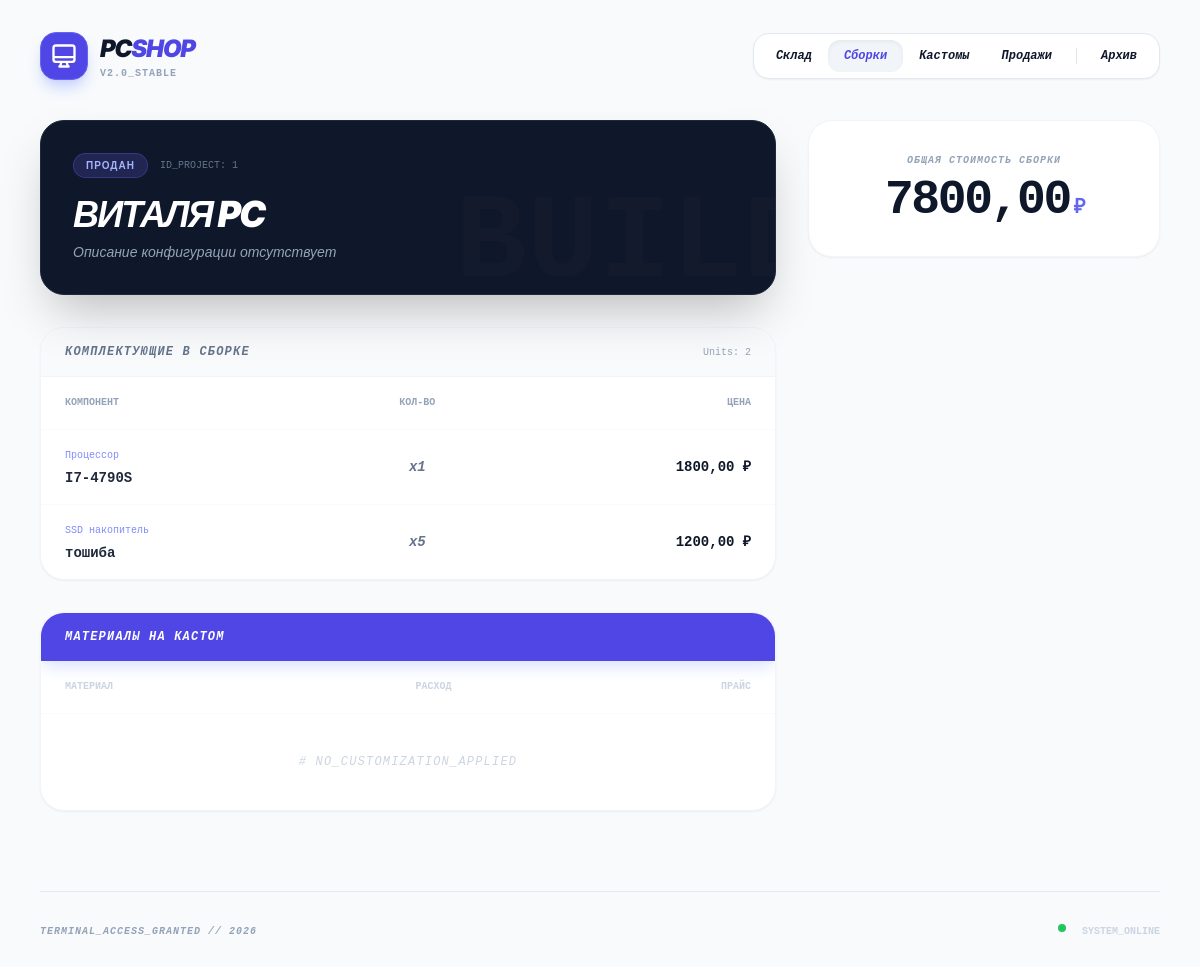
The page /builds/1/ on the database as committed earlier.
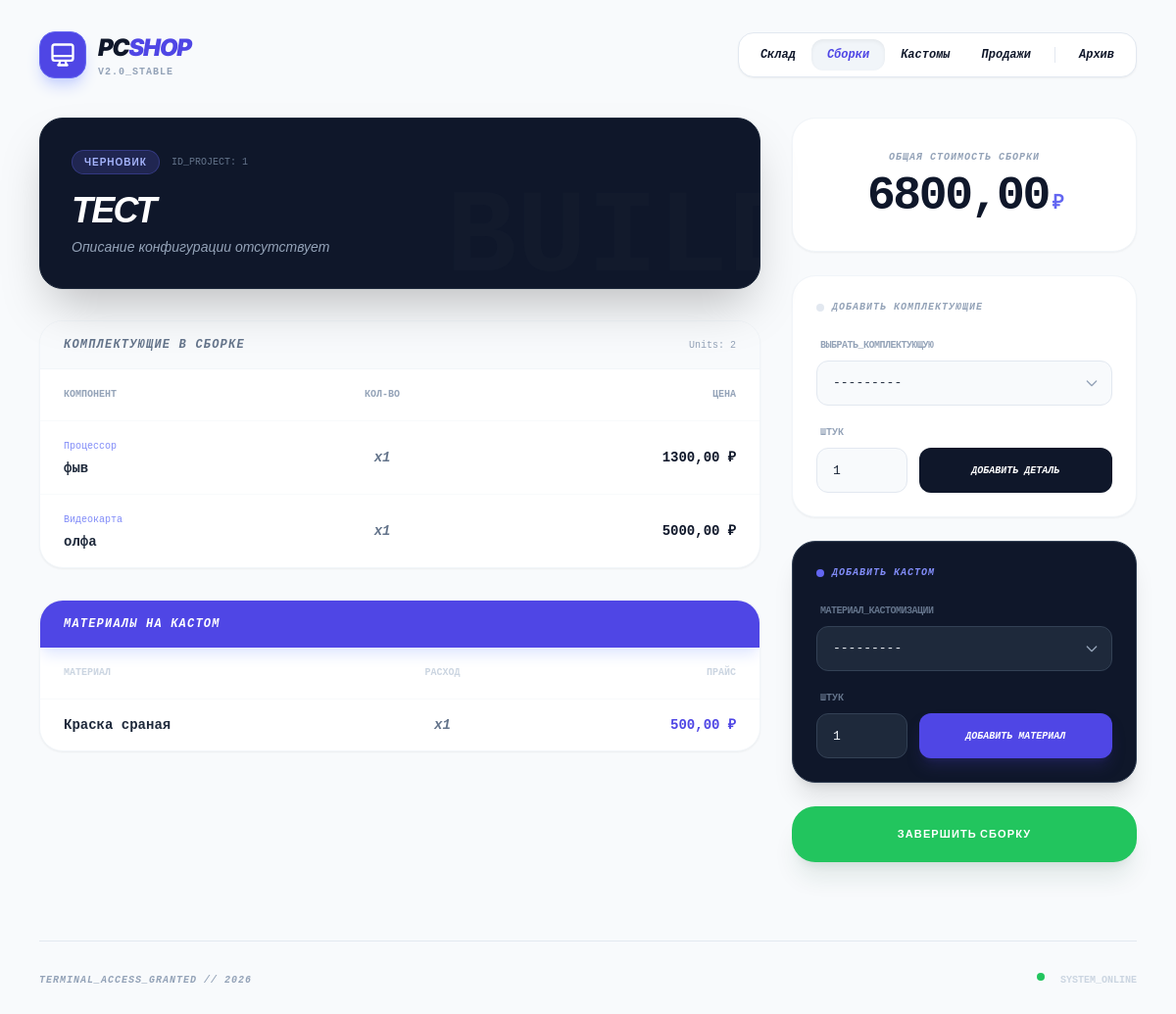
The same page on the database as committed later.
### tracker/models.py (models this page shows, shortened)
class Build(models.Model):
    title = models.CharField(max_length=200)
    description = models.TextField(blank=True, null=True)
    listing_url = models.URLField(blank=True, null=True)
    cover_image = models.ImageField(upload_to="builds/", blank=True, null=True)
    status = models.CharField(max_length=20, choices=BuildStatus.choices, default=BuildStatus.DRAFT)
    created_at = models.DateTimeField(auto_now_add=True)
    @property
    def cost(self):
        hardware_cost = sum(link.item.purchase_price * link.qty for link in self.build_items.all())
        custom_cost = sum(link.consumable.purchase_price * link.qty_used for link in self.custom_materials.all())
        return hardware_cost + custom_cost

class BuildItem(models.Model):
    build = models.ForeignKey(Build, on_delete=models.CASCADE, related_name="build_items")
    item = models.ForeignKey(InventoryItem, on_delete=models.CASCADE, related_name="build_links")
    qty = models.PositiveIntegerField(default=1)

class InventoryItem(models.Model):
    category = models.CharField(max_length=50, choices=Category.choices, default=Category.OTHER)
    name = models.CharField(max_length=200)
    purchase_price = models.DecimalField(max_digits=10, decimal_places=2)
    status = models.CharField(max_length=20, choices=ItemStatus.choices, default=ItemStatus.IN_STOCK)
    serial_number = models.CharField(max_length=100, blank=True, null=True)
    notes = models.TextField(blank=True, null=True)
    photo = models.ImageField(upload_to="items/", blank=True, null=True)
    created_at = models.DateTimeField(auto_now_add=True)

class BuildConsumable(models.Model):
    build = models.ForeignKey(Build, on_delete=models.CASCADE, related_name="custom_materials")
    consumable = models.ForeignKey(Consumable, on_delete=models.CASCADE)
    qty_used = models.PositiveIntegerField(default=1) # Сколько потратили на этот кастом

class Consumable(models.Model):
    name = models.CharField(max_length=200)
    purchase_price = models.DecimalField(max_digits=10, decimal_places=2) # Цена за единицу (банку/рулон)
    quantity = models.PositiveIntegerField(default=1) # Общий запас
    purchased_at = models.DateField(auto_now_add=True)
    notes = models.TextField(blank=True, null=True)

### tracker/views.py (the view, shortened to what this page needs)
# urls.py: path("builds/<int:pk>/", views.BuildDetailView.as_view(), name="build_detail"),
class BuildDetailView(DetailView):
    model = Build
    template_name = "tracker/build_detail.html"
    context_object_name = "build"
    def get_context_data(self, **kwargs):
        context = super().get_context_data(**kwargs)
        context["build_items"] = self.object.build_items.select_related("item")
        context["custom_materials"] = self.object.custom_materials.select_related("consumable")
        context["add_form"] = AddItemToBuildForm()
        context["custom_form"] = AddConsumableToBuildForm() # Форма для красок
        return context

### tracker/forms.py
class AddItemToBuildForm(forms.Form):
    item = forms.ModelChoiceField(
        queryset=InventoryItem.objects.filter(status="in_stock"),
        label="Выбор_юнита"
    )
    qty = forms.IntegerField(min_value=1, initial=1, label="QTY")

class AddConsumableToBuildForm(forms.Form):
    consumable = forms.ModelChoiceField(
        queryset=Consumable.objects.filter(quantity__gt=0),
        label="Материал"
    )
    qty_used = forms.IntegerField(min_value=1, initial=1, label="Кол-во")

### tracker/templates/tracker/build_detail.html (shortened to what the changed rows need)
{% extends 'base.html' %}
{% block content %}
<div class="grid grid-cols-1 lg:grid-cols-3 gap-8">
    <div class="lg:col-span-2 space-y-8">
        <div class="bg-slate-900 rounded-3xl p-8 text-white shadow-2xl relative overflow-hidden border border-slate-800">
            <div class="relative z-10">
                <div class="flex items-center gap-3 mb-4">
                    <span class="px-3 py-1 rounded-full bg-indigo-500/20 text-indigo-300 text-[10px] font-bold uppercase tracking-widest border border-indigo-500/30">
                        {{ build.get_status_display }}
                    </span>
                    <span class="text-slate-500 font-mono text-[10px]">ID_PROJECT: {{ build.id }}</span>
                </div>
                <h1 class="text-4xl font-black mb-2 tracking-tighter uppercase italic">{{ build.title }}</h1>
                <p class="text-slate-400 text-sm italic">{{ build.description|default:"Описание конфигурации отсутствует" }}</p>
            </div>
        </div>
        <div class="bg-white rounded-3xl border border-slate-100 shadow-sm overflow-hidden font-mono">
            <div class="px-6 py-4 bg-slate-50 border-b border-slate-100 flex justify-between items-center">
                <h2 class="text-xs font-bold uppercase tracking-widest italic text-slate-500">Комплектующие в сборке</h2>
            </div>
            <div class="overflow-x-auto">
                <table class="w-full text-sm">
                    <thead>
                        <tr class="text-left text-[10px] uppercase text-slate-400 border-b border-slate-50">
                            <th class="px-6 py-4 font-bold">Компонент</th>
                            <th class="px-6 py-4 text-center font-bold">Кол-во</th>
                            <th class="px-6 py-4 text-right font-bold">Цена</th>
                        </tr>
                    </thead>
                    <tbody class="divide-y divide-slate-50">
                        {% for bi in build_items %}
                        <tr class="hover:bg-slate-50 transition-colors group">
                            <td class="px-6 py-4">
                                <span class="text-[10px] text-indigo-400 block mb-0.5">{{ bi.item.get_category_display }}</span>
                                <span class="font-bold text-slate-800">{{ bi.item.name }}</span>
                            </td>
                            <td class="px-6 py-4 text-center text-slate-500 italic font-bold">x{{ bi.qty }}</td>
                            <td class="px-6 py-4 text-right font-bold text-slate-900">{{ bi.item.purchase_price }} ₽</td>
                        </tr>
                        {% empty %}
                        <tr>
                            <td colspan="3" class="px-6 py-12 text-center text-slate-300 italic text-xs uppercase tracking-widest">
                                # No_hardware_mounted_yet
                            </td>
                        </tr>
                        {% endfor %}
                    </tbody>
                </table>
            </div>
        </div>
        <div class="bg-white rounded-3xl border border-slate-100 shadow-sm overflow-hidden font-mono">
            <div class="px-6 py-4 bg-indigo-600 text-white flex justify-between items-center shadow-lg shadow-indigo-100">
                <h2 class="text-xs font-bold uppercase tracking-widest italic">Материалы на кастом</h2>
            </div>
            <div class="overflow-x-auto">
                <table class="w-full text-sm">
                    <thead>
                        <tr class="text-left text-[10px] uppercase text-slate-300 border-b border-slate-50">
                            <th class="px-6 py-4 font-bold">Материал</th>
                            <th class="px-6 py-4 text-center font-bold">Расход</th>
                            <th class="px-6 py-4 text-right font-bold">Прайс</th>
                        </tr>
                    </thead>
                    <tbody class="divide-y divide-slate-50">
                        {% for cm in custom_materials %}
                        <tr class="hover:bg-indigo-50/50 transition-colors">
                            <td class="px-6 py-4 font-bold text-slate-800">{{ cm.consumable.name }}</td>
                            <td class="px-6 py-4 text-center text-slate-500 italic font-bold">x{{ cm.qty_used }}</td>
                            <td class="px-6 py-4 text-right font-bold text-indigo-600">{{ cm.consumable.purchase_price }} ₽</td>
                        </tr>
                        {% empty %}
                        <tr>
                            <td colspan="3" class="px-6 py-10 text-center text-slate-300 italic text-xs uppercase tracking-widest">
                                # No_customization_applied
                            </td>
                        </tr>
                        {% endfor %}
                    </tbody>
                </table>
            </div>
        </div>
    </div>
    <div class="space-y-6">
        <div class="bg-white rounded-3xl p-8 border border-slate-100 shadow-sm text-center">
            <label class="block text-[10px] font-bold text-slate-400 uppercase tracking-widest mb-2 font-mono italic">Общая стоимость сборки</label>
            <div class="text-5xl font-black text-slate-900 tracking-tighter font-mono">
                {{ build.cost }}<span class="text-xl text-indigo-500 ml-1">₽</span>
            </div>
        </div>
        {% if build.status != 'sold' %}
        <div class="bg-white rounded-3xl p-6 shadow-sm border border-slate-100">
            <h3 class="text-[10px] font-bold uppercase tracking-widest mb-6 text-slate-400 italic font-mono flex items-center gap-2">
                <span class="w-2 h-2 rounded-full bg-slate-200"></span> Добавить комплектующие
            </h3>
            <form method="post" class="space-y-5">
                <div class="form-group">
                    <label class="text-[10px] uppercase font-bold text-slate-400 block mb-2 ml-1 font-mono tracking-tighter">Выбрать_комплектующую</label>
                    <div class="custom-select-wrapper">
                        {{ add_form.item }}
                    </div>
                </div>
                <div class="grid grid-cols-3 gap-3">
                    <div class="col-span-1">
                        <label class="text-[10px] uppercase font-bold text-slate-400 block mb-2 ml-1 font-mono">штук</label>
                        {{ add_form.qty }}
                    </div>
                    <div class="col-span-2 flex items-end">
                        <button type="submit" class="w-full h-[46px] bg-slate-900 text-white rounded-xl font-bold text-[10px] uppercase hover:bg-slate-800 transition-all font-mono italic">
                            Добавить деталь
                        </button>
                    </div>
                </div>
            </form>
        </div>
        <div class="bg-slate-900 rounded-3xl p-6 text-white shadow-xl border border-slate-700">
            <h3 class="text-[10px] font-bold uppercase tracking-widest mb-6 text-indigo-400 italic font-mono flex items-center gap-2">
                <span class="w-2 h-2 rounded-full bg-indigo-500 animate-pulse"></span> Добавить кастом
            </h3>
            <form method="post" class="space-y-5">
                <div class="form-group">
                    <label class="text-[10px] uppercase font-bold text-slate-500 block mb-2 ml-1 font-mono tracking-tighter">Материал_кастомизации</label>
                    <div class="custom-select-wrapper dark-select">
                        {{ custom_form.consumable }}
                    </div>
                </div>
                <div class="grid grid-cols-3 gap-3">
                    <div class="col-span-1">
                        <label class="text-[10px] uppercase font-bold text-slate-500 block mb-2 ml-1 font-mono">штук</label>
                        <div class="dark-input">
                            {{ custom_form.qty_used }}
                        </div>
                    </div>
                    <div class="col-span-2 flex items-end">
                        <button type="submit" class="w-full h-[46px] bg-indigo-600 text-white rounded-xl font-black text-[10px] uppercase hover:bg-indigo-500 transition-all font-mono italic shadow-lg shadow-indigo-900/40">
                            Добавить материал
                        </button>
                    </div>
                </div>
            </form>
        </div>
        <a href="{% url 'sale_add' %}?build_id={{ build.id }}" class="block w-full bg-green-500 hover:bg-green-600 text-white text-center py-5 rounded-3xl font-black text-[11px] uppercase tracking-widest shadow-xl shadow-green-900/10 transition-all transform hover:-translate-y-1">
            Завершить сборку
        </a>
        {% endif %}
    </div>
</div>
{% endblock %}

Rows that differ between the two databases and show on the page:
changed Build "Описание конфигурации отсутствует": status "ПРОДАН" → "ЧЕРНОВИК"; title "ВИТАЛЯ PC" → "ТЕСТ"; cost "7800,00" → "6800,00"
changed through a linked row, BuildItem "Процессор": item.name "I7-4790S" → "фыв"; item.purchase_price "1800,00" → "1300,00"
changed BuildItem: item.category "SSD накопитель" → "Видеокарта"; item.name "тошиба" → "олфа"; qty "5" → "1"; item.purchase_price "1200,00" → "5000,00"
added BuildConsumable: consumable.name "Краска сраная", qty_used "1", consumable.purchase_price "500,00"
Other text that changed with them:
form field item: (not shown) → "---------"
form field qty: (not shown) → "1"
form field consumable: (not shown) → "---------"
form field qty_used: (not shown) → "1"
text no longer shown: "# NO_CUSTOMIZATION_APPLIED"
text now shown: "ДОБАВИТЬ КОМПЛЕКТУЮЩИЕ ВЫБРАТЬ_КОМПЛЕКТУЮЩУЮ ШТУК ДОБАВИТЬ ДЕТАЛЬ ДОБАВИТЬ КАСТОМ МАТЕРИАЛ_КАСТОМИЗАЦИИ ШТУК ДОБАВИТЬ МАТЕРИАЛ ЗАВЕРШИТЬ СБОРКУ"
